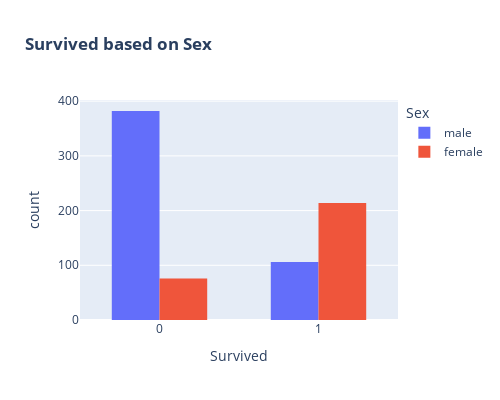

The code cell stored with this chart in its notebook:
### Code cell
fig1= px.histogram(df, x='Survived', color='Sex', title='<B>Survived based on Sex </b>',barmode='group')
fig1.update_layout(width=500, height=400,bargap=0.4)

### Figure 1 — Plotly figure (JSON) as saved in the notebook; plotly's stock layout.template omitted (floating-point values rounded to 4 significant figures; data arrays with more than 128 entries replaced by an {"elided": "..."} marker saying what was removed)
{"data": [{"alignmentgroup": "True", "bingroup": "x", "hovertemplate": "Sex=male<br>Survived=%{x}<br>count=%{y}<extra></extra>", "legendgroup": "male", "marker": {"color": "#636efa", "pattern": {"shape": ""}}, "name": "male", "offsetgroup": "male", "orientation": "v", "showlegend": true, "type": "histogram", "x": {"elided": "488 int values"}, "xaxis": "x", "yaxis": "y"}, {"alignmentgroup": "True", "bingroup": "x", "hovertemplate": "Sex=female<br>Survived=%{x}<br>count=%{y}<extra></extra>", "legendgroup": "female", "marker": {"color": "#EF553B", "pattern": {"shape": ""}}, "name": "female", "offsetgroup": "female", "orientation": "v", "showlegend": true, "type": "histogram", "x": {"elided": "290 int values"}, "xaxis": "x", "yaxis": "y"}], "layout": {"bargap": 0.4, "barmode": "group", "height": 400, "legend": {"title": {"text": "Sex"}, "tracegroupgap": 0}, "title": {"text": "<B>Survived based on Sex </b>"}, "width": 500, "xaxis": {"anchor": "y", "domain": [0, 1], "title": {"text": "Survived"}}, "yaxis": {"anchor": "x", "domain": [0, 1], "title": {"text": "count"}}}}
